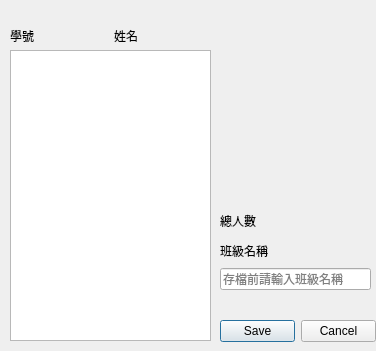
<?xml version="1.0" encoding="UTF-8"?>
<ui version="4.0">
 <class>openfd</class>
 <widget class="QWidget" name="openfd">
  <property name="geometry">
   <rect>
    <x>0</x>
    <y>0</y>
    <width>376</width>
    <height>351</height>
   </rect>
  </property>
  <property name="windowTitle">
   <string>匯入班級名單</string>
  </property>
  <widget class="QDialogButtonBox" name="buttonBox">
   <property name="geometry">
    <rect>
     <x>220</x>
     <y>320</y>
     <width>156</width>
     <height>23</height>
    </rect>
   </property>
   <property name="layoutDirection">
    <enum>Qt::LeftToRight</enum>
   </property>
   <property name="standardButtons">
    <set>QDialogButtonBox::Cancel|QDialogButtonBox::Save</set>
   </property>
  </widget>
  <widget class="QWidget" name="verticalLayoutWidget">
   <property name="geometry">
    <rect>
     <x>220</x>
     <y>239</y>
     <width>151</width>
     <height>51</height>
    </rect>
   </property>
   <layout class="QVBoxLayout" name="verticalLayout">
    <item>
     <widget class="QLabel" name="label_3">
      <property name="text">
       <string>班級名稱</string>
      </property>
     </widget>
    </item>
    <item>
     <widget class="QLineEdit" name="lineEdit">
      <property name="toolTip">
       <string>輸入的名稱將作為主程式中的班級名稱</string>
      </property>
      <property name="placeholderText">
       <string>存檔前請輸入班級名稱</string>
      </property>
     </widget>
    </item>
   </layout>
  </widget>
  <widget class="QWidget" name="horizontalLayoutWidget_2">
   <property name="geometry">
    <rect>
     <x>220</x>
     <y>210</y>
     <width>121</width>
     <height>21</height>
    </rect>
   </property>
   <layout class="QHBoxLayout" name="horizontalLayout_2">
    <item>
     <widget class="QLabel" name="label">
      <property name="text">
       <string>總人數</string>
      </property>
     </widget>
    </item>
    <item>
     <widget class="QLabel" name="label_2">
      <property name="text">
       <string/>
      </property>
     </widget>
    </item>
   </layout>
  </widget>
  <widget class="QPlainTextEdit" name="plainTextEdit">
   <property name="geometry">
    <rect>
     <x>10</x>
     <y>50</y>
     <width>201</width>
     <height>291</height>
    </rect>
   </property>
   <property name="toolTip">
    <string>請用 tab 鍵分隔學號姓名</string>
   </property>
   <property name="documentTitle">
    <string/>
   </property>
  </widget>
  <widget class="QWidget" name="horizontalLayoutWidget">
   <property name="geometry">
    <rect>
     <x>10</x>
     <y>20</y>
     <width>201</width>
     <height>31</height>
    </rect>
   </property>
   <layout class="QHBoxLayout" name="horizontalLayout">
    <item>
     <widget class="QLabel" name="label_4">
      <property name="text">
       <string>學號</string>
      </property>
     </widget>
    </item>
    <item>
     <widget class="QLabel" name="label_5">
      <property name="text">
       <string>姓名</string>
      </property>
     </widget>
    </item>
   </layout>
  </widget>
 </widget>
 <resources/>
 <connections>
  <connection>
   <sender>buttonBox</sender>
   <signal>rejected()</signal>
   <receiver>openfd</receiver>
   <slot>close()</slot>
   <hints>
    <hint type="sourcelabel">
     <x>287</x>
     <y>271</y>
    </hint>
    <hint type="destinationlabel">
     <x>199</x>
     <y>149</y>
    </hint>
   </hints>
  </connection>
 </connections>
</ui>
